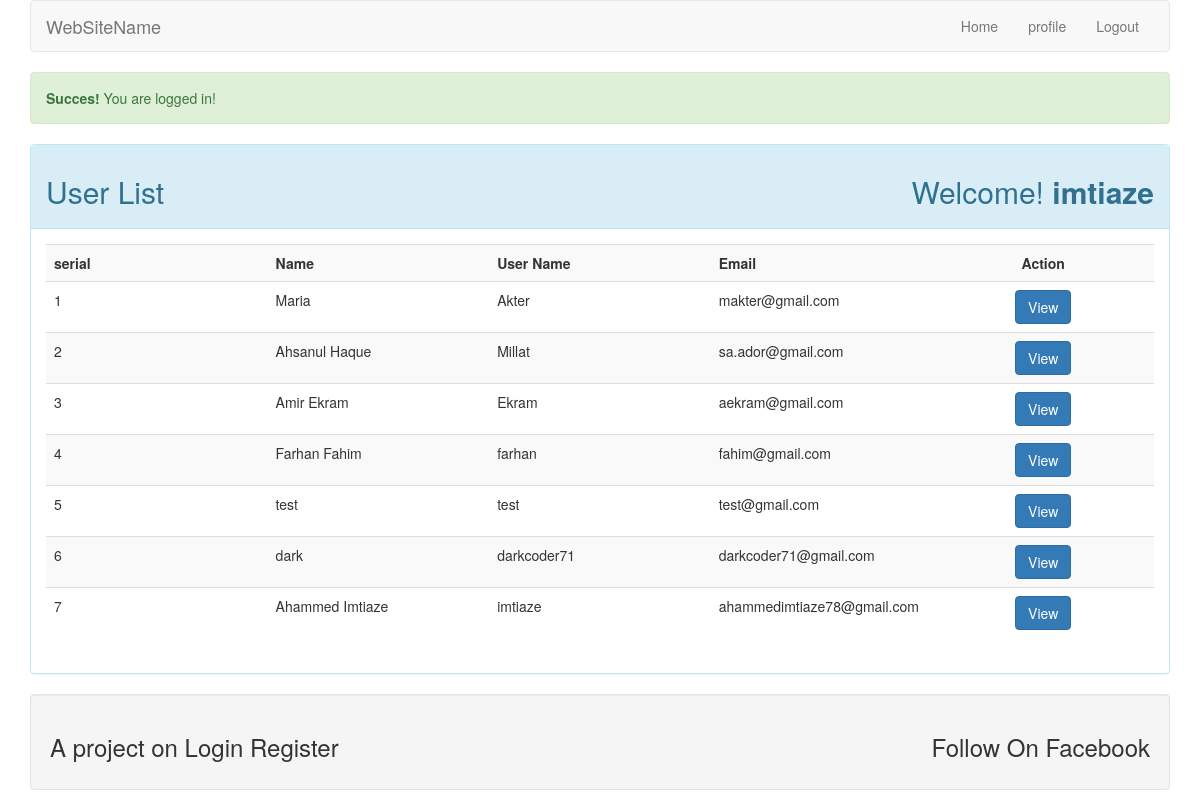
The app's page /index.php (signed in) with its own data.
### tables this page shows
CREATE TABLE `user` (
  `id` int(10) NOT NULL,
  `name` varchar(50) NOT NULL,
  `username` varchar(34) NOT NULL,
  `email` varchar(50) NOT NULL,
  `password` varchar(255) NOT NULL
);

### lib/Session.php (called while the page is built, shortened)
<?php
class Session{
  public static function get($key){
    if (isset($_SESSION[$key])) {
      return $_SESSION[$key];
    } else{
      return false;
    }
  }
}
?>

### lib/User.php (called while the page is built, shortened)
<?php
include 'Database.php';
class User
{
  private $db;
  public function __construct(){
    $this->db  = new Database();
  }
  public function getUserData() {
    $sql    = "SELECT * FROM user ORDER BY id DESC";
    $stmt   = $this->db->pdo->prepare($sql);
    $stmt  -> execute();
    $result = $stmt->fetchAll();
    if ($stmt->rowCount() > 0) {
      return $result;
    }
    else{
      return false;
    }
  }
}

### lib/Database.php (called while the page is built)
<?php
class Database{
    private $hostdb = "localhost";
    private $userdb = "root";
    private $passdb = "";
    private $namedb = "login_register";
    public $pdo;
    public function __construct(){
        if(!isset($this->pdo)){
            try {
                $link = new PDO("mysql:host=".$this->hostdb.";dbname=".$this->namedb, $this->userdb, $this->passdb);
                $link->setAttribute(PDO::ATTR_ERRMODE, PDO::ERRMODE_EXCEPTION);
                $link->exec("SET CHARACTER SET utf8");
                $this->pdo = $link;
            } catch (PDOException $e) {
                echo "Connection Failed...".$e->getMessage();
            }
        }
    }
}
?>

### index.php (the view, shortened to what this page needs)
<?php
include "inc/header.php";
include "lib/User.php";
$user = new User();
$lgnmsg = Session::get('lgnmsg');
if(isset($lgnmsg)){
  echo $lgnmsg;
}
?>
<div class="panel panel-info">
  <div class="panel-heading">
    <h2>User List<span class="pull-right">Welcome!
      <strong>
        <?php
        $name = Session::get('username');
        if (isset($name)) {
          echo $name;
        }
        ?>
      </strong></span>
    </h2>
  </div>
  <div class="panel-body">
    <table class="table table-striped">
      <tr>
        <th width="20%">serial</th>
        <th width="20%">Name</th>
        <th width="20%">User Name</th>
        <th width="20%">Email</th>
        <th style="text-align:center;" width="20%">Action</th>
      </tr>
      <?php
      $result = $user->getUserData();
      if($result){
        $i = 0;
        foreach ($result as $data) {
          $i++;
          ?>
          <tr>
            <td><?php echo $i; ?></td>
            <td><?php echo $data['name']; ?></td>
            <td><?php echo $data['username']; ?></td>
            <td><?php echo $data['email']; ?></td>
            <td style="text-align:center;"> <a class="btn btn-primary" href="profile.php?id=<?php echo $data['id']; ?>">View</a></td>
          </tr>
          <?php
        }
      }
      ?>
    </table>
  </div>
</div>
<?php include 'inc/footer.php'; ?>

### inc/header.php (shortened to what this page needs)
<?php
$filepath = realpath(dirname(__FILE__));
include_once $filepath.'/../lib/Session.php';
?>
<!DOCTYPE html>
<html lang="en" dir="ltr">
<head>
  <link rel="stylesheet" href="inc/css/bootstrap.min.css">
</head>
<body>
  <div class="container">
    <nav class="navbar navbar-default">
      <div class="container-fluid">
        <div class="navbar-header">
          <a class="navbar-brand" href="#">WebSiteName</a>
        </div>
        <ul class="nav navbar-nav pull-right">
          <?php
          $id = Session::get("id");
          $userLogin = Session::get("login");
          if ($userLogin == true) {
            ?>
            <li><a href="index.php">Home</a></li>
            <li><a href="profile.php?id=<?php echo $id; ?>">profile</a></li>
            <li><a href="?action=logout">Logout</a></li>
            <?php
          }
          else{
            ?>
            <li><a href="login.php">Login</a></li>
            <li><a href="registration.php">Register</a></li>
            <?php
          }
          ?>
        </ul>
      </div>
    </nav>

### inc/footer.php
<div class="well">
    <h3>A project on Login Register <span class="pull-right">Follow On Facebook</span>
    </h3>
</div>
</div>
</body>
</html>

### records on screen
user: name "Maria", username "Akter", email "makter@gmail.com"
user: name "Ahsanul Haque", username "Millat", email "sa.ador@gmail.com"
user: name "Amir Ekram", username "Ekram", email "aekram@gmail.com"
user: name "Farhan Fahim", username "farhan", email "fahim@gmail.com"
user: name "test", username "test", email "test@gmail.com"
user: name "dark", username "darkcoder71", email "darkcoder71@gmail.com"
user: name "Ahammed Imtiaze", username "imtiaze", email "ahammedimtiaze78@gmail.com"

### other values on screen
$lgnmsg "Succes! You are logged in!"
$name "imtiaze"
